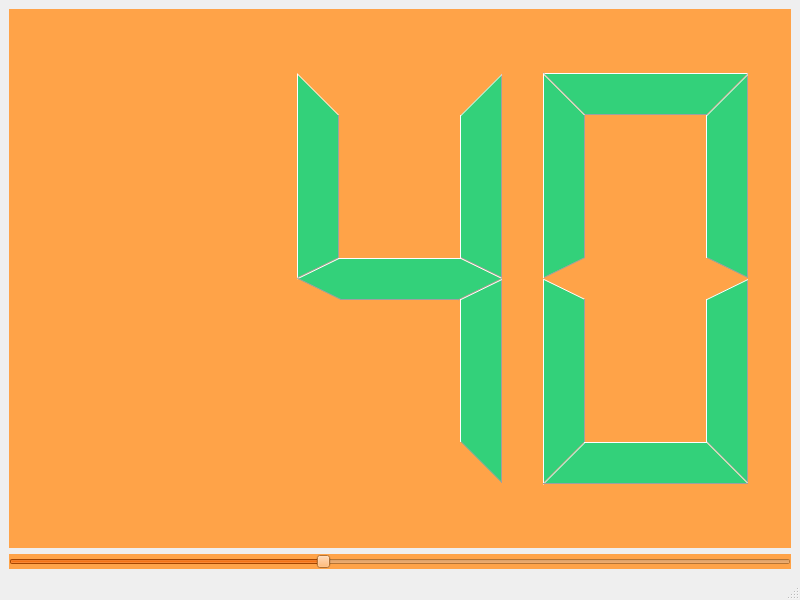
<?xml version="1.0" encoding="UTF-8"?>
<ui version="4.0">
 <class>MainWindow</class>
 <widget class="QMainWindow" name="MainWindow">
  <property name="geometry">
   <rect>
    <x>0</x>
    <y>0</y>
    <width>800</width>
    <height>600</height>
   </rect>
  </property>
  <property name="windowTitle">
   <string>MainWindow</string>
  </property>
  <widget class="QWidget" name="centralwidget">
   <layout class="QGridLayout" name="gridLayout">
    <item row="0" column="0">
     <layout class="QVBoxLayout" name="verticalLayout">
      <item>
       <widget class="QLCDNumber" name="lcdNumber">
        <property name="sizePolicy">
         <sizepolicy hsizetype="Expanding" vsizetype="Expanding">
          <horstretch>0</horstretch>
          <verstretch>0</verstretch>
         </sizepolicy>
        </property>
        <property name="font">
         <font>
          <family>Norasi</family>
          <pointsize>14</pointsize>
         </font>
        </property>
        <property name="styleSheet">
         <string notr="true">background-color: rgb(255, 163, 72);
color: rgb(51, 209, 122)</string>
        </property>
        <property name="frameShape">
         <enum>QFrame::NoFrame</enum>
        </property>
        <property name="frameShadow">
         <enum>QFrame::Plain</enum>
        </property>
        <property name="digitCount">
         <number>3</number>
        </property>
        <property name="value" stdset="0">
         <double>40.000000000000000</double>
        </property>
        <property name="intValue" stdset="0">
         <number>40</number>
        </property>
       </widget>
      </item>
     </layout>
    </item>
    <item row="1" column="0">
     <widget class="QSlider" name="horizontalSlider">
      <property name="sizePolicy">
       <sizepolicy hsizetype="Expanding" vsizetype="Fixed">
        <horstretch>0</horstretch>
        <verstretch>0</verstretch>
       </sizepolicy>
      </property>
      <property name="toolTipDuration">
       <number>20</number>
      </property>
      <property name="styleSheet">
       <string notr="true">selection-background-color: rgb(230, 97, 0);
background-color: rgb(255, 163, 72);</string>
      </property>
      <property name="maximum">
       <number>10</number>
      </property>
      <property name="value">
       <number>4</number>
      </property>
      <property name="orientation">
       <enum>Qt::Horizontal</enum>
      </property>
      <property name="invertedAppearance">
       <bool>false</bool>
      </property>
      <property name="invertedControls">
       <bool>false</bool>
      </property>
     </widget>
    </item>
   </layout>
  </widget>
  <widget class="QMenuBar" name="menubar">
   <property name="geometry">
    <rect>
     <x>0</x>
     <y>0</y>
     <width>800</width>
     <height>22</height>
    </rect>
   </property>
  </widget>
  <widget class="QStatusBar" name="statusbar"/>
 </widget>
 <resources/>
 <connections>
  <connection>
   <sender>horizontalSlider</sender>
   <signal>actionTriggered(int)</signal>
   <receiver>MainWindow</receiver>
   <slot>mySkroll()</slot>
   <hints>
    <hint type="sourcelabel">
     <x>397</x>
     <y>384</y>
    </hint>
    <hint type="destinationlabel">
     <x>425</x>
     <y>462</y>
    </hint>
   </hints>
  </connection>
 </connections>
 <slots>
  <slot>mySkroll()</slot>
 </slots>
</ui>
